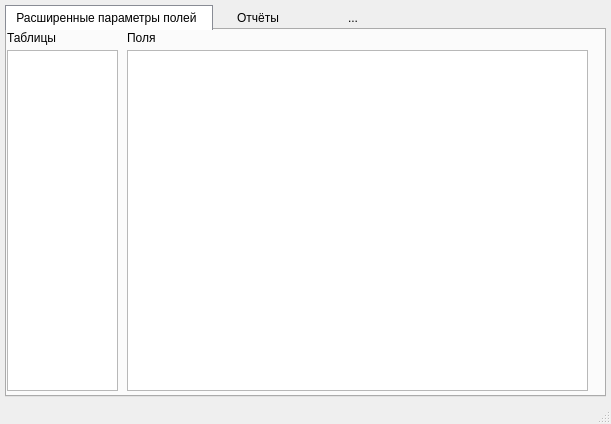
<?xml version="1.0" encoding="UTF-8"?>
<ui version="4.0">
 <class>MainWindow</class>
 <widget class="QMainWindow" name="MainWindow">
  <property name="geometry">
   <rect>
    <x>0</x>
    <y>0</y>
    <width>611</width>
    <height>424</height>
   </rect>
  </property>
  <property name="windowTitle">
   <string>Администратор</string>
  </property>
  <widget class="QWidget" name="centralWidget">
   <property name="minimumSize">
    <size>
     <width>500</width>
     <height>400</height>
    </size>
   </property>
   <layout class="QGridLayout" name="gridLayout">
    <property name="leftMargin">
     <number>5</number>
    </property>
    <property name="topMargin">
     <number>5</number>
    </property>
    <property name="rightMargin">
     <number>5</number>
    </property>
    <property name="bottomMargin">
     <number>5</number>
    </property>
    <property name="spacing">
     <number>6</number>
    </property>
    <item row="1" column="0">
     <widget class="QTabWidget" name="tabWidget">
      <property name="minimumSize">
       <size>
        <width>0</width>
        <height>145</height>
       </size>
      </property>
      <property name="maximumSize">
       <size>
        <width>16777215</width>
        <height>16777215</height>
       </size>
      </property>
      <property name="styleSheet">
       <string notr="true">QTabBar::tab {
	min-width:70px;
}
QTabBar::tab:!selected {
	border:none;
	background-color:none;
	padding:5px 15px 5px 10px;
}
QTabBar::tab:selected {
	padding:5px 15px 5px 10px;
	background-color:#fff;
	border:1 solid #898C95;
	border-bottom:none;
}</string>
      </property>
      <property name="currentIndex">
       <number>0</number>
      </property>
      <property name="elideMode">
       <enum>Qt::ElideLeft</enum>
      </property>
      <property name="usesScrollButtons">
       <bool>true</bool>
      </property>
      <property name="documentMode">
       <bool>false</bool>
      </property>
      <widget class="QWidget" name="tab_3">
       <property name="enabled">
        <bool>true</bool>
       </property>
       <attribute name="title">
        <string>Расширенные параметры полей</string>
       </attribute>
       <widget class="QListView" name="listView">
        <property name="geometry">
         <rect>
          <x>0</x>
          <y>20</y>
          <width>111</width>
          <height>341</height>
         </rect>
        </property>
       </widget>
       <widget class="QLabel" name="label">
        <property name="geometry">
         <rect>
          <x>0</x>
          <y>0</y>
          <width>151</width>
          <height>16</height>
         </rect>
        </property>
        <property name="text">
         <string>Таблицы</string>
        </property>
       </widget>
       <widget class="QTableView" name="tableView">
        <property name="geometry">
         <rect>
          <x>120</x>
          <y>20</y>
          <width>461</width>
          <height>341</height>
         </rect>
        </property>
       </widget>
       <widget class="QLabel" name="label_2">
        <property name="geometry">
         <rect>
          <x>120</x>
          <y>0</y>
          <width>461</width>
          <height>16</height>
         </rect>
        </property>
        <property name="text">
         <string>Поля</string>
        </property>
       </widget>
      </widget>
      <widget class="QWidget" name="tab_4">
       <attribute name="title">
        <string>Отчёты</string>
       </attribute>
       <layout class="QGridLayout" name="gridLayout_3">
        <property name="leftMargin">
         <number>7</number>
        </property>
        <property name="topMargin">
         <number>7</number>
        </property>
        <property name="rightMargin">
         <number>7</number>
        </property>
        <property name="bottomMargin">
         <number>7</number>
        </property>
        <property name="spacing">
         <number>0</number>
        </property>
        <item row="1" column="3">
         <widget class="QTableView" name="reportsTableView">
          <property name="styleSheet">
           <string notr="true"/>
          </property>
          <property name="frameShape">
           <enum>QFrame::StyledPanel</enum>
          </property>
          <property name="editTriggers">
           <set>QAbstractItemView::NoEditTriggers</set>
          </property>
          <property name="showDropIndicator" stdset="0">
           <bool>false</bool>
          </property>
          <property name="dragDropOverwriteMode">
           <bool>false</bool>
          </property>
          <property name="alternatingRowColors">
           <bool>true</bool>
          </property>
          <property name="selectionMode">
           <enum>QAbstractItemView::SingleSelection</enum>
          </property>
          <property name="selectionBehavior">
           <enum>QAbstractItemView::SelectRows</enum>
          </property>
          <property name="cornerButtonEnabled">
           <bool>false</bool>
          </property>
          <attribute name="horizontalHeaderHighlightSections">
           <bool>false</bool>
          </attribute>
          <attribute name="verticalHeaderVisible">
           <bool>false</bool>
          </attribute>
          <attribute name="verticalHeaderHighlightSections">
           <bool>false</bool>
          </attribute>
         </widget>
        </item>
        <item row="0" column="0" rowspan="2">
         <widget class="QFrame" name="frame">
          <property name="maximumSize">
           <size>
            <width>151</width>
            <height>16777215</height>
           </size>
          </property>
          <property name="styleSheet">
           <string notr="true">QWidget, QFrame{ background-color: #3C3C3C;}</string>
          </property>
          <property name="frameShape">
           <enum>QFrame::StyledPanel</enum>
          </property>
          <property name="frameShadow">
           <enum>QFrame::Raised</enum>
          </property>
          <layout class="QGridLayout" name="gridLayout_2">
           <item row="3" column="0">
            <widget class="Line" name="line">
             <property name="maximumSize">
              <size>
               <width>128</width>
               <height>16777215</height>
              </size>
             </property>
             <property name="styleSheet">
              <string notr="true"/>
             </property>
             <property name="frameShadow">
              <enum>QFrame::Plain</enum>
             </property>
             <property name="orientation">
              <enum>Qt::Horizontal</enum>
             </property>
            </widget>
           </item>
           <item row="4" column="0">
            <widget class="QPlainTextEdit" name="RepInfo">
             <property name="maximumSize">
              <size>
               <width>128</width>
               <height>16777215</height>
              </size>
             </property>
             <property name="styleSheet">
              <string notr="true">QPlainTextEdit{border:none; color:#fff}</string>
             </property>
             <property name="verticalScrollBarPolicy">
              <enum>Qt::ScrollBarAlwaysOff</enum>
             </property>
             <property name="horizontalScrollBarPolicy">
              <enum>Qt::ScrollBarAlwaysOff</enum>
             </property>
             <property name="readOnly">
              <bool>true</bool>
             </property>
             <property name="plainText">
              <string/>
             </property>
            </widget>
           </item>
           <item row="1" column="0">
            <widget class="QLineEdit" name="RepName">
             <property name="maximumSize">
              <size>
               <width>128</width>
               <height>16777215</height>
              </size>
             </property>
             <property name="styleSheet">
              <string notr="true">QLineEdit{border:none;
color:#fff};</string>
             </property>
             <property name="text">
              <string/>
             </property>
             <property name="readOnly">
              <bool>true</bool>
             </property>
            </widget>
           </item>
           <item row="0" column="0">
            <widget class="QLabel" name="thumbLabel">
             <property name="minimumSize">
              <size>
               <width>128</width>
               <height>128</height>
              </size>
             </property>
             <property name="maximumSize">
              <size>
               <width>128</width>
               <height>128</height>
              </size>
             </property>
             <property name="text">
              <string/>
             </property>
            </widget>
           </item>
          </layout>
         </widget>
        </item>
        <item row="1" column="2">
         <widget class="QFrame" name="frame_2">
          <property name="minimumSize">
           <size>
            <width>27</width>
            <height>0</height>
           </size>
          </property>
          <property name="maximumSize">
           <size>
            <width>27</width>
            <height>16777215</height>
           </size>
          </property>
          <property name="styleSheet">
           <string notr="true"/>
          </property>
          <property name="frameShape">
           <enum>QFrame::StyledPanel</enum>
          </property>
          <property name="frameShadow">
           <enum>QFrame::Raised</enum>
          </property>
          <layout class="QVBoxLayout" name="verticalLayout">
           <property name="spacing">
            <number>1</number>
           </property>
           <property name="leftMargin">
            <number>0</number>
           </property>
           <property name="topMargin">
            <number>0</number>
           </property>
           <property name="rightMargin">
            <number>0</number>
           </property>
           <property name="bottomMargin">
            <number>0</number>
           </property>
           <item>
            <widget class="QToolButton" name="showRepBt">
             <property name="sizePolicy">
              <sizepolicy hsizetype="Fixed" vsizetype="Fixed">
               <horstretch>0</horstretch>
               <verstretch>0</verstretch>
              </sizepolicy>
             </property>
             <property name="minimumSize">
              <size>
               <width>25</width>
               <height>25</height>
              </size>
             </property>
             <property name="maximumSize">
              <size>
               <width>25</width>
               <height>25</height>
              </size>
             </property>
             <property name="text">
              <string/>
             </property>
             <property name="icon">
              <iconset resource="../../resfile/src.qrc">
               <normaloff>:/svg/eye-icon.svg</normaloff>:/svg/eye-icon.svg</iconset>
             </property>
             <property name="iconSize">
              <size>
               <width>20</width>
               <height>20</height>
              </size>
             </property>
             <property name="autoRaise">
              <bool>true</bool>
             </property>
            </widget>
           </item>
           <item>
            <widget class="QToolButton" name="saveRepBt">
             <property name="text">
              <string/>
             </property>
             <property name="icon">
              <iconset resource="../../resfile/src.qrc">
               <normaloff>:/svg/save_icon.svg</normaloff>:/svg/save_icon.svg</iconset>
             </property>
             <property name="iconSize">
              <size>
               <width>20</width>
               <height>20</height>
              </size>
             </property>
             <property name="shortcut">
              <string>2, 0, Esc</string>
             </property>
             <property name="autoRaise">
              <bool>true</bool>
             </property>
            </widget>
           </item>
           <item>
            <widget class="QToolButton" name="editRepBt">
             <property name="sizePolicy">
              <sizepolicy hsizetype="Fixed" vsizetype="Fixed">
               <horstretch>0</horstretch>
               <verstretch>0</verstretch>
              </sizepolicy>
             </property>
             <property name="minimumSize">
              <size>
               <width>25</width>
               <height>25</height>
              </size>
             </property>
             <property name="maximumSize">
              <size>
               <width>25</width>
               <height>25</height>
              </size>
             </property>
             <property name="text">
              <string/>
             </property>
             <property name="icon">
              <iconset resource="../../resfile/src.qrc">
               <normaloff>:/svg/file_edit.svg</normaloff>:/svg/file_edit.svg</iconset>
             </property>
             <property name="iconSize">
              <size>
               <width>20</width>
               <height>20</height>
              </size>
             </property>
             <property name="autoRaise">
              <bool>true</bool>
             </property>
            </widget>
           </item>
           <item>
            <widget class="QToolButton" name="addRepBt">
             <property name="sizePolicy">
              <sizepolicy hsizetype="Fixed" vsizetype="Fixed">
               <horstretch>0</horstretch>
               <verstretch>0</verstretch>
              </sizepolicy>
             </property>
             <property name="minimumSize">
              <size>
               <width>25</width>
               <height>25</height>
              </size>
             </property>
             <property name="maximumSize">
              <size>
               <width>25</width>
               <height>25</height>
              </size>
             </property>
             <property name="text">
              <string/>
             </property>
             <property name="icon">
              <iconset resource="../../resfile/src.qrc">
               <normaloff>:/svg/add-file.svg</normaloff>:/svg/add-file.svg</iconset>
             </property>
             <property name="iconSize">
              <size>
               <width>20</width>
               <height>20</height>
              </size>
             </property>
             <property name="autoRaise">
              <bool>true</bool>
             </property>
            </widget>
           </item>
           <item>
            <widget class="QToolButton" name="remRepBt">
             <property name="sizePolicy">
              <sizepolicy hsizetype="Fixed" vsizetype="Fixed">
               <horstretch>0</horstretch>
               <verstretch>0</verstretch>
              </sizepolicy>
             </property>
             <property name="minimumSize">
              <size>
               <width>25</width>
               <height>25</height>
              </size>
             </property>
             <property name="maximumSize">
              <size>
               <width>25</width>
               <height>25</height>
              </size>
             </property>
             <property name="text">
              <string/>
             </property>
             <property name="icon">
              <iconset resource="../../resfile/src.qrc">
               <normaloff>:/svg/remove-file.svg</normaloff>:/svg/remove-file.svg</iconset>
             </property>
             <property name="iconSize">
              <size>
               <width>20</width>
               <height>20</height>
              </size>
             </property>
             <property name="autoRaise">
              <bool>true</bool>
             </property>
            </widget>
           </item>
           <item>
            <spacer name="verticalSpacer">
             <property name="orientation">
              <enum>Qt::Vertical</enum>
             </property>
             <property name="sizeHint" stdset="0">
              <size>
               <width>20</width>
               <height>242</height>
              </size>
             </property>
            </spacer>
           </item>
          </layout>
         </widget>
        </item>
       </layout>
      </widget>
      <widget class="QWidget" name="tab_2">
       <attribute name="title">
        <string>...</string>
       </attribute>
      </widget>
     </widget>
    </item>
   </layout>
  </widget>
  <widget class="QStatusBar" name="statusBar"/>
 </widget>
 <layoutdefault spacing="6" margin="11"/>
 <resources>
  <include location="../../resfile/src.qrc"/>
 </resources>
 <connections/>
</ui>
